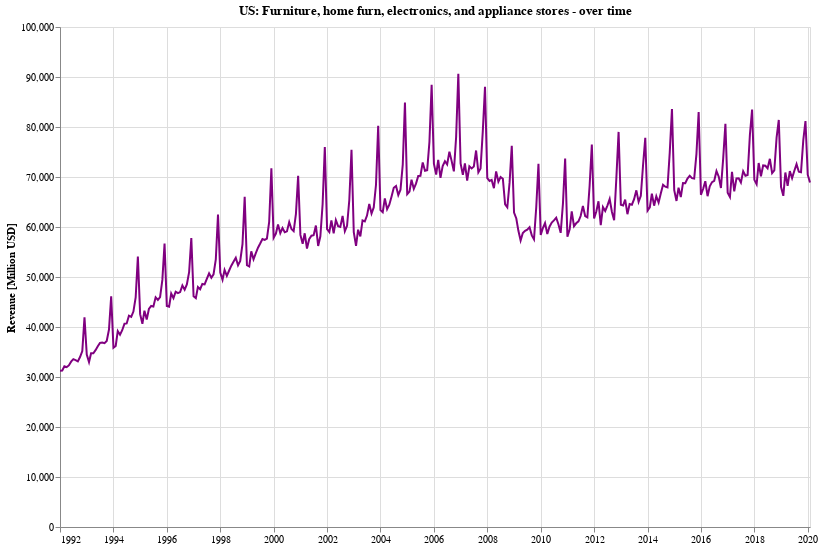

This figure's notebook cell:
### Markdown cell above
### What is the trend for home furnishing retail stores?

### Code cell
def doLineChartFor(metric, df, yLabel='Revenue [Million USD]', color='purple'):
    return alt.Chart(df.reset_index()[['dt', metric]].dropna()).mark_line(color=color).encode(
        alt.X('dt:T', axis=alt.Axis(title='')),
        alt.Y(f'{metric}:Q', axis=alt.Axis(title=yLabel)),
        tooltip=[alt.Tooltip('dt:T'), alt.Tooltip(f'{metric}:Q', title='$', format=",.0f")]
    ).properties(
        title=f'US: {metric} - over time',
        height=500,
        width=750
    )
    
doLineChartFor('Furniture, home furn, electronics, and appliance stores', df_combined)

### Figure 1 — Vega-Lite specification as saved in the notebook (floating-point values rounded to 4 significant figures; data arrays with more than 128 entries replaced by an {"elided": "..."} marker saying what was removed)
{"config": {"view": {"continuousWidth": 400, "continuousHeight": 300}}, "data": {"name": "data-f1812b36bdc77b0a517f6b7000566257"}, "mark": {"type": "line", "color": "purple"}, "encoding": {"tooltip": [{"type": "temporal", "field": "dt"}, {"type": "quantitative", "field": "Furniture, home furn, electronics, and appliance stores", "format": ",.0f", "title": "$"}], "x": {"type": "temporal", "axis": {"title": ""}, "field": "dt"}, "y": {"type": "quantitative", "axis": {"title": "Revenue [Million USD]"}, "field": "Furniture, home furn, electronics, and appliance stores"}}, "height": 500, "title": "US: Furniture, home furn, electronics, and appliance stores - over time", "width": 750, "$schema": "https://vega.github.io/schema/vega-lite/v4.0.2.json", "datasets": {"data-f1812b36bdc77b0a517f6b7000566257": {"elided": "338 records"}}}
